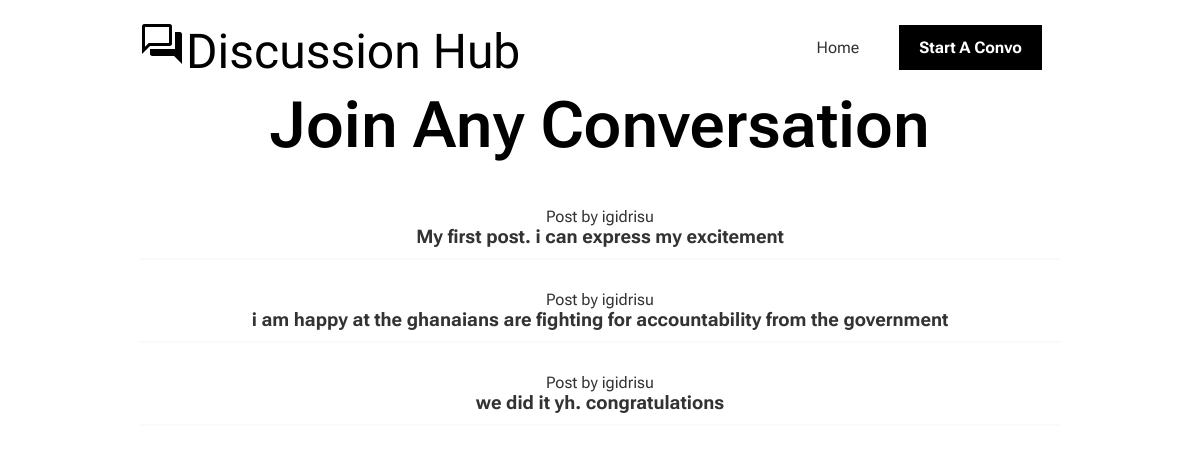
Before: /discussions with the older database file.
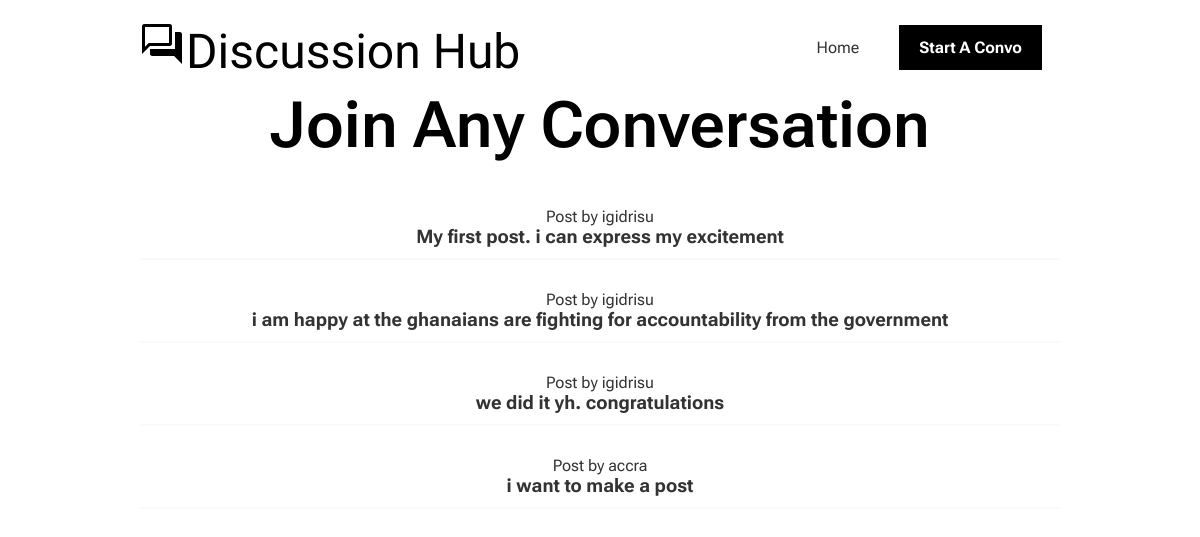
After: the same page with the newer database file.
### forum/models.py (models this page shows, shortened)
class Post(db.Model):
    id = db.Column(db.Integer, primary_key=True)
    topic = db.Column(db.Text, nullable=False)
    user_id = db.Column(db.Integer, db.ForeignKey('user.id'), nullable = False)
    comments = db.relationship('Comment', backref='poster', lazy = True)

class User(db.Model, UserMixin):
        id = db.Column(db.Integer, primary_key = True)
        username = db.Column(db.String(20), nullable = False, unique=True)
        email = db.Column(db.String(60), nullable = False, unique=True)
        password = db.Column(db.String(60), nullable = False)
        posts = db.relationship('Post', backref = 'author', lazy = True)
        comment = db.relationship('Comment', backref = 'author', lazy = True)

### forum/routes.py (the view)
@app.route('/discussions', methods=['GET'])
def discussions():
    posts = Post.query.all()
    return render_template('discussions.html',posts=posts)

### forum/templates/discussions.html
{% extends 'base.html' %}
{% block navbar %}
<ul>
    <li><a href="{{url_for('home')}}">Home</a></li>
    <li><a class="bg-dark" href="{{ url_for('post')}}">Start A Convo</a></li>
</ul>
{% endblock navbar %}
{% block content %}
    <section class="container">
        <h1 class="l-heading uppercase center">
            Join Any Conversation
        </h1>
        {% for post in posts %}
            <div class="post-review">
                <a href="{{ url_for('goto_post', post_id=post.id)}}">
                    <p>Post by {{ post.author.username }}</p>
                    <h3>{{ post.topic }}</h3>
                </a>
            </div>
        {% endfor %}
    </section>
{% endblock content %}

### forum/templates/base.html (shortened to what this page needs)
<!DOCTYPE html>
<html lang="en">
<head>
    <link rel="stylesheet" href="{{ url_for('static', filename='styles.css')}}">
</head>
<body>
    <nav id="navbar">
        <h1> <span class="icon-forum"><img src="{{ url_for('static', filename='images/icons.svg')}}" alt="forum"></span>Discussion Hub</h1>
        {% block navbar %}{% endblock navbar %}
    </nav>
    {% block content %}{% endblock content %}
</body>
</html>

### forum/static/styles.css (style rules this page uses)
:root { --background-color: #cccccc; --primary-color: #3f3d56; }
* { margin: 0; padding: 0; box-sizing: border-box; font-family: 'Roboto Flex', sans-serif; }
a { color: #333; text-decoration: none; }
li { list-style: none; }
.container { width: 100%; max-width: 960px; margin: 0 auto; padding: 0 20px; text-align: center; }
.l-heading { font-size: 64px; font-weight: 600; line-height: 62px; padding-bottom: 20px; }
.bg-dark { background-color: #000; color: #fff; font-weight: bolder; text-align: center; }
.center { text-align: center; }
#navbar { display: flex; justify-content: space-around; align-items: center; padding: 20px 0; }
#navbar h1 { font-family: 'Dancing Script', cursive; font-style: normal; font-weight: 400; font-size: 48px; line-height: 46px; }
#navbar .icon-forum img { color: #cccccc; }
ul { display: flex; justify-content: space-evenly; align-items: center; text-transform: capitalize; }
ul li { margin-right: 20px; }
#navbar a { display: block; padding: 13px 20px; }
.post-review { padding: 10px 16px; margin: 20px 0; border-bottom: 2px solid #fafafa; }

Changed rows visible on the page:
added Post: author.username "accra", topic "i want to make a post"
